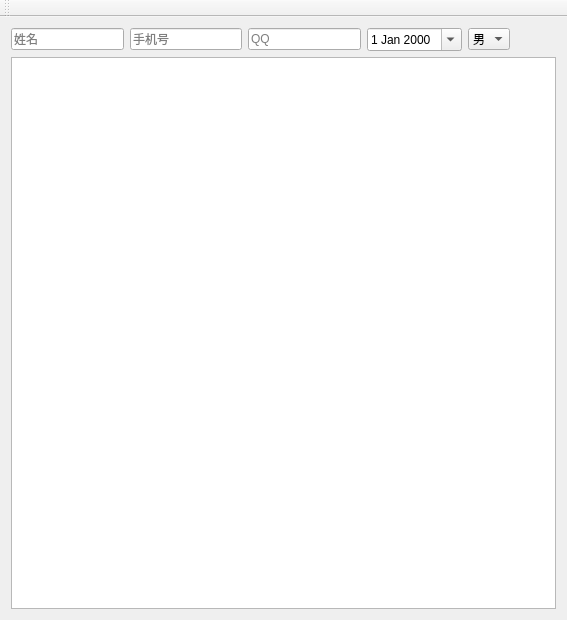
<?xml version="1.0" encoding="UTF-8"?>
<ui version="4.0">
 <class>MainWindow</class>
 <widget class="QMainWindow" name="MainWindow">
  <property name="geometry">
   <rect>
    <x>0</x>
    <y>0</y>
    <width>567</width>
    <height>620</height>
   </rect>
  </property>
  <property name="windowTitle">
   <string>volunteer</string>
  </property>
  <property name="unifiedTitleAndToolBarOnMac">
   <bool>true</bool>
  </property>
  <widget class="QWidget" name="centralWidget">
   <layout class="QVBoxLayout" name="verticalLayout_2">
    <item>
     <layout class="QVBoxLayout" name="verticalLayout">
      <item>
       <layout class="QHBoxLayout" name="horizontalLayout">
        <item>
         <widget class="QLineEdit" name="lineEdit">
          <property name="sizePolicy">
           <sizepolicy hsizetype="Expanding" vsizetype="Fixed">
            <horstretch>0</horstretch>
            <verstretch>0</verstretch>
           </sizepolicy>
          </property>
          <property name="placeholderText">
           <string>姓名</string>
          </property>
         </widget>
        </item>
        <item>
         <widget class="QLineEdit" name="lineEdit_2">
          <property name="placeholderText">
           <string>手机号</string>
          </property>
         </widget>
        </item>
        <item>
         <widget class="QLineEdit" name="lineEdit_3">
          <property name="placeholderText">
           <string>QQ</string>
          </property>
         </widget>
        </item>
        <item>
         <widget class="QDateEdit" name="dateEdit">
          <property name="cursor">
           <cursorShape>UpArrowCursor</cursorShape>
          </property>
          <property name="dateTime">
           <datetime>
            <hour>0</hour>
            <minute>0</minute>
            <second>0</second>
            <year>2000</year>
            <month>1</month>
            <day>1</day>
           </datetime>
          </property>
          <property name="calendarPopup">
           <bool>true</bool>
          </property>
          <property name="timeSpec">
           <enum>Qt::LocalTime</enum>
          </property>
         </widget>
        </item>
        <item>
         <widget class="QComboBox" name="comboBox">
          <item>
           <property name="text">
            <string>男</string>
           </property>
           <property name="icon">
            <iconset resource="images.qrc">
             <normaloff>:/images/iconfont-male.png</normaloff>:/images/iconfont-male.png</iconset>
           </property>
          </item>
          <item>
           <property name="text">
            <string>女</string>
           </property>
           <property name="icon">
            <iconset resource="images.qrc">
             <normaloff>:/images/iconfont-female.png</normaloff>:/images/iconfont-female.png</iconset>
           </property>
          </item>
         </widget>
        </item>
        <item>
         <widget class="QPushButton" name="pushButton">
          <property name="text">
           <string/>
          </property>
          <property name="icon">
           <iconset resource="images.qrc">
            <normaloff>:/images/iconfont-ok.png</normaloff>:/images/iconfont-ok.png</iconset>
          </property>
          <property name="iconSize">
           <size>
            <width>32</width>
            <height>16</height>
           </size>
          </property>
          <property name="flat">
           <bool>true</bool>
          </property>
         </widget>
        </item>
       </layout>
      </item>
      <item>
       <widget class="QTableView" name="tableView"/>
      </item>
     </layout>
    </item>
   </layout>
  </widget>
  <widget class="QMenuBar" name="menuBar">
   <property name="geometry">
    <rect>
     <x>0</x>
     <y>0</y>
     <width>567</width>
     <height>22</height>
    </rect>
   </property>
  </widget>
  <widget class="QToolBar" name="mainToolBar">
   <attribute name="toolBarArea">
    <enum>TopToolBarArea</enum>
   </attribute>
   <attribute name="toolBarBreak">
    <bool>false</bool>
   </attribute>
  </widget>
 </widget>
 <layoutdefault spacing="6" margin="11"/>
 <resources>
  <include location="images.qrc"/>
 </resources>
 <connections/>
</ui>
